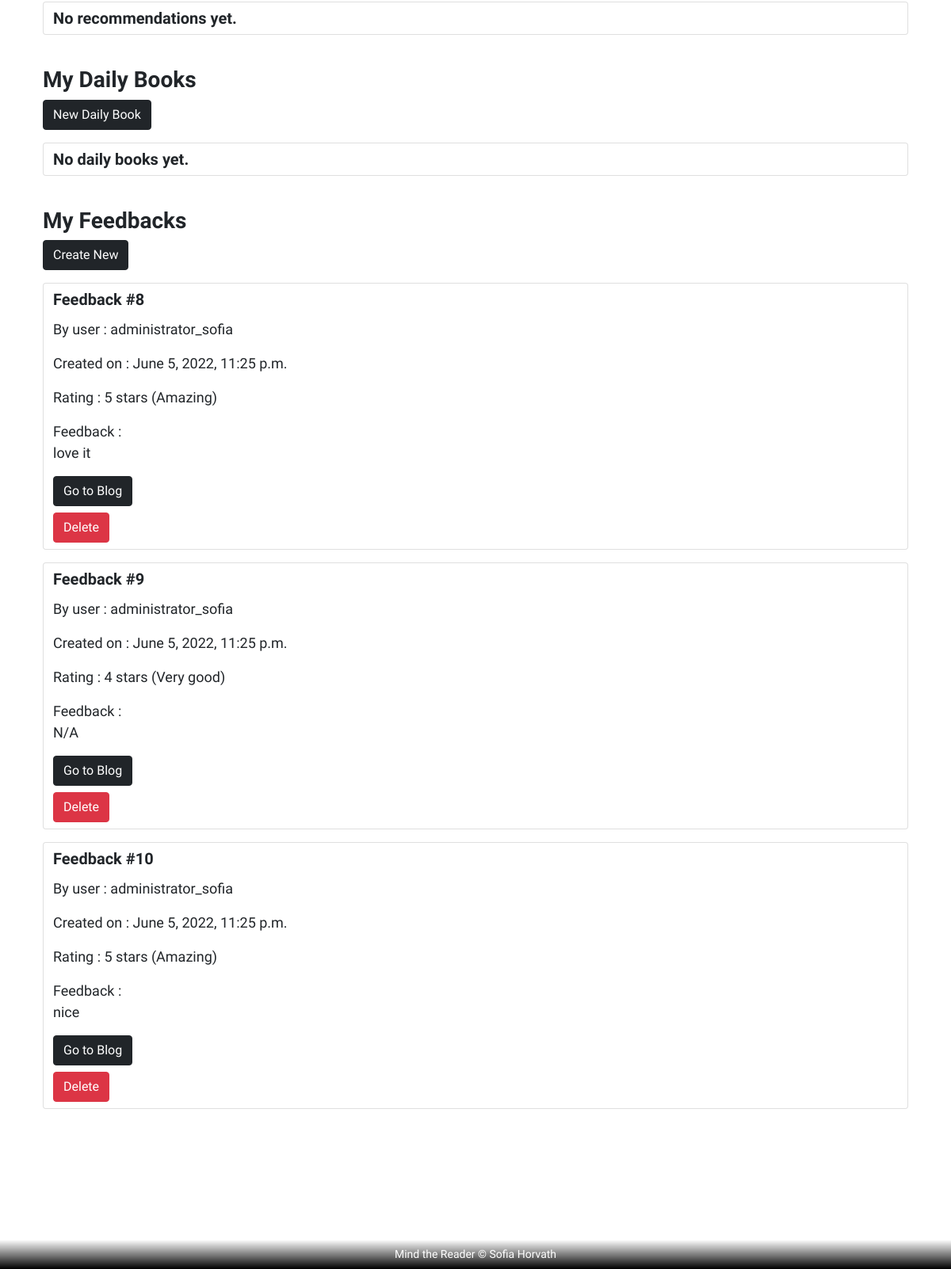
The page /profile/ (signed in, lower part) on the database as committed earlier.
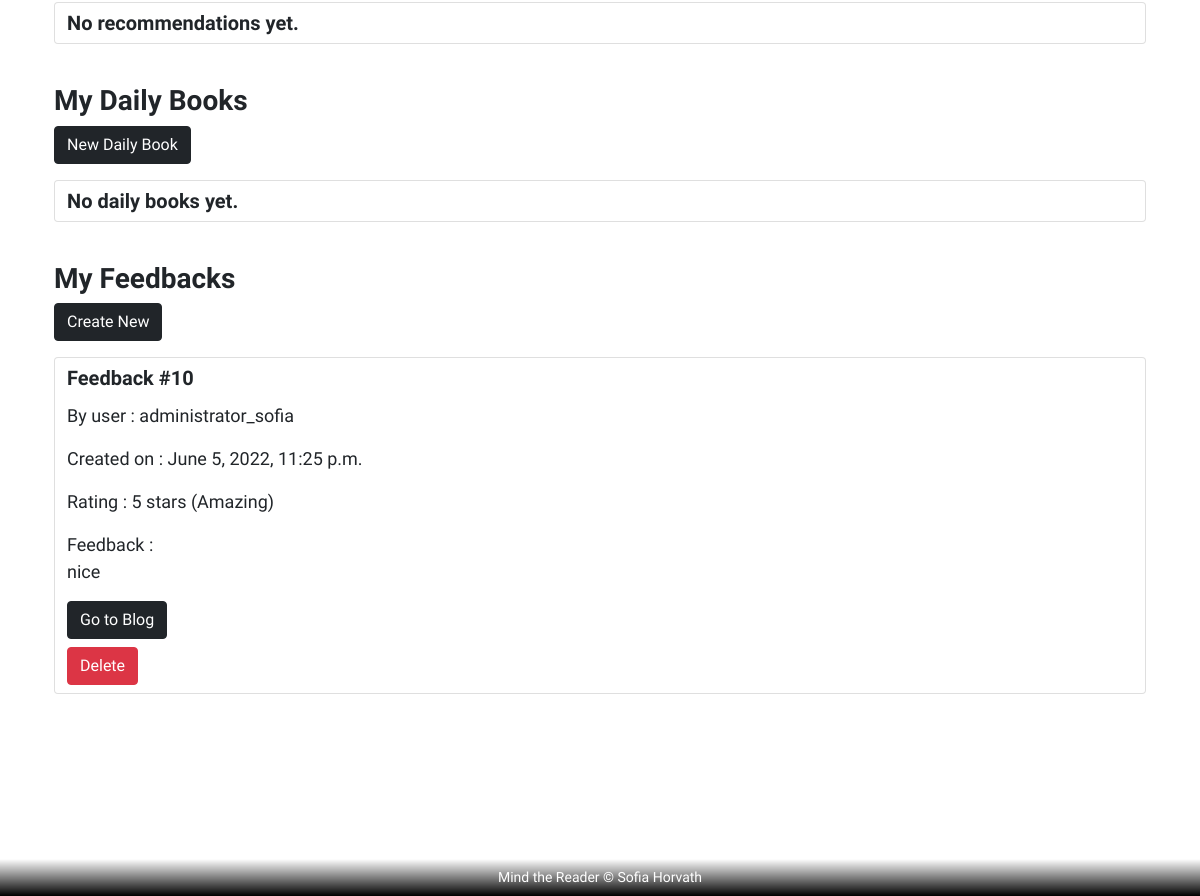
The same page on the database as committed later.
### feedback/models.py (models this page shows)
class Feedback(models.Model):
    rating_point = models.IntegerField(null=True, blank=True)
    rating_description = models.CharField(max_length=255, blank=True, null=True)
    content = models.TextField(blank=True, null=True)
    created = models.DateTimeField(auto_now_add=True, blank=True, null=True)
    user = models.ForeignKey(settings.AUTH_USER_MODEL, on_delete=models.CASCADE, blank=True, null=True)

### profiles/views.py (the view)
# urls.py: path('', views.profile, name='profile'),
@login_required
def profile(request):
    context = {}
    profile = get_object_or_404(Profile, user=request.user)
    orders = profile.orders.all()
    context['orders'] = orders
    context['on_profile_page'] = True
    quiz_qs_count = Quiz.objects.filter(name='Your Daily Book').first().questions.all().count()
    context['quiz_qs_count'] = quiz_qs_count
    if request.user.is_superuser:
        context['feedbacks'] = Feedback.objects.all()
        context['recommendations'] = Recommendation.objects.all()
        context['dailybooks'] = Result.objects.all()
    else:
        context['feedbacks'] = Feedback.objects.filter(user=request.user)
        context['recommendations'] = Recommendation.objects.filter(user=request.user)
        context['dailybooks'] = Result.objects.filter(user=request.user)
    if request.POST.get('profile-update-form'):
        form = UserProfileForm(request.POST, instance=profile)
        if form.is_valid():
            form.save()
            messages.success(request, 'Profile updated successfully')
        else:
            messages.error(request, 'Update failed. Please ensure the form is valid.')
    else:
        form = UserProfileForm(instance=profile)
        context['form'] = form
        if request.POST.get('myfeedback-to-delete'):
            feedback = Feedback.objects.filter(id=request.POST['myfeedback-to-delete']).first()
            feedback.delete()
            messages.success(request, 'Feedback was deleted.')
            return render(request, 'profiles/profile.html', context=context)
        if request.POST.get('myrecommendations-to-delete'):
            recommendation = Recommendation.objects.filter(id=request.POST['myrecommendations-to-delete']).first()
            recommendation.delete()
            messages.success(request, 'Recommendation was deleted.')
            return render(request, 'profiles/profile.html', context=context)
        if request.POST.get('mydailybook-to-delete'):
            dailybook = Result.objects.filter(id=request.POST['mydailybook-to-delete']).first()
            dailybook.delete()
            messages.success(request, 'Daily Book was deleted.')
            return render(request, 'profiles/profile.html', context=context)
        if request.POST.get('recommendations-to-approve') and request.user.is_superuser:
            recommendation = Recommendation.objects.filter(id=request.POST['recommendations-to-approve']).first()
            recommendation.status = 'Approved'
            recommendation.save()
            messages.success(request, 'You approved the recommendation.')
            return render(request, 'profiles/profile.html', context=context)
        if request.POST.get('recommendations-to-reject') and request.user.is_superuser:
            recommendation = Recommendation.objects.filter(id=request.POST['recommendations-to-reject']).first()
            recommendation.status = 'Rejected'
            recommendation.save()
            messages.success(request, 'You rejected the recommendation.')
            return render(request, 'profiles/profile.html', context=context)
    return render(request, 'profiles/profile.html', context)

### profiles/templates/profiles/profile.html (shortened to what this page needs)
{% extends "base.html" %}
{% load static %}
{% block content %}
    <div class="container main-container">
        <div class="row">
            <div class="row mt-4 mb-3">
                <div>
                    <div>
                        {% if recommendations %}
                        {% for r in recommendations %}
                        <div class="row">
                            <article class="card mb-3">
                                <div>
                                    <h5 class="mt-2 mb-3">Recommendation #{{r.id}}</h5>
                                </div>
                                <div>
                                    <p>Title : {{r.title}}</p>
                                    <p>Author : {{r.author}}</p>
                                    <p>Category : {{r.category}}</p>
                                    <p>Status : {{r.status}}</p>
                                </div>
                                <div>
                                    <div class="center-container">
                                        {% if request.user == r.user %}
                                        <form class="mb-2 me-1" method="POST">
                                            {% csrf_token %}
                                            <div>
                                                <div class="col-12">
                                                    <input type="hidden" id="myrecommendations-to-delete"
                                                           name="myrecommendations-to-delete"
                                                           value="{{r.id}}">
                                                    <input type="submit" value="Delete"
                                                           class="btn btn-md btn-danger">
                                                </div>
                                            </div>
                                        </form>
                                        {% endif %}
                                        {% if request.user.is_superuser and r.status == 'Pending' %}
                                        <form class="mb-2 me-1" method="POST">
                                            {% csrf_token %}
                                            <div>
                                                <div class="col-12">
                                                    <input type="hidden" id="recommendations-to-approve"
                                                           name="recommendations-to-approve"
                                                           value="{{r.id}}">
                                                    <input type="submit" value="Approve"
                                                           class="btn btn-md btn-dark">
                                                </div>
                                            </div>
                                        </form>
                                        <form class="mb-2 me-1" method="POST">
                                            {% csrf_token %}
                                            <div>
                                                <div class="col-12">
                                                    <input type="hidden" id="recommendations-to-reject"
                                                           name="recommendations-to-reject"
                                                           value="{{r.id}}">
                                                    <input type="submit" value="Reject"
                                                           class="btn btn-md btn-danger">
                                                </div>
                                            </div>
                                        </form>
                                        {% endif %}
                                    </div>
                                </div>
                            </article>
                        </div>
                        {% endfor %}
                        {% else %}
                        <div class="card row">
                            <h5 class="mt-2 mb-2">No recommendations yet.</h5>
                        </div>
                        {% endif %}
                    </div>
                </div>
            </div>
            <div class="row mt-4 mb-3">
                <div>
                    <div>
                        <h3 class="white-shadow">My Daily Books</h3>
                        <div class="mb-3 mt-2">
                            <div class="col-12">
                                <a class="btn btn-dark" href="{% url 'quiz' %}">
                                    New Daily Book
                                </a>
                            </div>
                        </div>
                        {% if dailybooks %}
                        {% for b in dailybooks %}
                        <div class="row">
                            <article class="card mb-3">
                                <div>
                                    <h5 class="mt-2 mb-3">Daily Book #{{b.id}}</h5>
                                </div>
                                <div>
                                    <p>Date : {{b.created}}</p>
                                    <p>Result : {{b.point}} / {{quiz_qs_count}}</p>
                                    <p>Your Daily Category : {{b.category.friendly_name}}</p>
                                    <p>
                                        <a href="{% url 'book_detail' b.book.id %}" class="text-dark">
                                            <strong>
                                            Your Daily Book : {{b.book.author}} - {{b.book.name}}
                                            </strong>
                                        </a>
                                    </p>
                                </div>
                                <div>
                                    <div class="center-container">
                                        {% if request.user == b.user %}
                                        <form class="mb-2 me-1" method="POST">
                                            {% csrf_token %}
                                            <div>
                                                <div class="col-12">
                                                    <input type="hidden" id="mydailybook-to-delete"
                                                           name="mydailybook-to-delete"
                                                           value="{{b.id}}">
                                                    <input type="submit" value="Delete"
                                                           class="btn btn-md btn-danger">
                                                </div>
                                            </div>
                                        </form>
                                        {% endif %}
                                    </div>
                                </div>
                            </article>
                        </div>
                        {% endfor %}
                        {% else %}
                        <div class="card row">
                            <h5 class="mt-2 mb-2">No daily books yet.</h5>
                        </div>
                        {% endif %}
                    </div>
                </div>
            </div>
            <div class="mt-4 mb-3">
                <h3 class="white-shadow">My Feedbacks</h3>
                <div class="mb-3 mt-2">
                    <div class="col-12">
                        <a class="btn btn-dark" href="{% url 'feedback' %}">
                            Create New
                        </a>
                    </div>
                </div>
                {% if feedbacks %}
                {% for f in feedbacks %}
                    <div class="card mb-3">
                        <article class="row">
                            <div>
                                <h5 class="mt-2 feedback-post-title">
                                    <strong>Feedback #{{f.id}}</strong>
                                </h5>
                            </div>
                            <div>
                                <p class="mt-1">By user : {{f.user}}</p>
                                <p>Created on : {{f.created}}</p>
                                <p>Rating : {{f.rating_point}} stars ({{f.rating_description}})</p>
                                <p>Feedback :<br>{{f.content|default:"N/A"}}</p>
                            </div>
                        </article>
                        <div class="row mb-2">
                            <div class="col-12">
                                <a class="btn btn-dark" href="{% url 'feedback' %}">
                                    Go to Blog
                                </a>
                            </div>
                        </div>
                        <form method="POST">
                            <div class="row mb-2">
                                <div class="col-12">
                                    <input type="submit" value="Delete"
                                           class="btn btn-md btn-danger">
                                </div>
                            </div>
                        </form>
                    </div>
                {% endfor %}
                {% else %}
                <div class="card row">
                    <h5 class="mt-2 mb-2">No feedbacks yet.</h5>
                </div>
                {% endif %}
            </div>
        </div>
    </div>
{% endblock %}

### templates/base.html (shortened to what this page needs)
<!DOCTYPE html>
{% load static %}
<html lang="en">
<head>
    <link href="https://cdn.jsdelivr.net/npm/bootstrap@5.1.3/dist/css/bootstrap.min.css" rel="stylesheet"
>
    <link rel="stylesheet" href="{% static 'css/style.css' %}">
</head>
<body class="background">
    {% block content %}
    {% endblock content %}
    <footer class="footer">
        <div class="row container-row">
            <div class="center-container">
                <p class="mb-0">
                    Mind the Reader © Sofia Horvath
                </p>
            </div>
        </div>
    </footer>
</body>
</html>

Rows that differ between the two databases and show on the page:
removed Feedback: id "8", user "administrator_sofia", created "June 5, 2022, 11:25 p.m.", rating_point "5", rating_description "Amazing", content "love it"
removed Feedback: id "9", user "administrator_sofia", created "June 5, 2022, 11:25 p.m.", rating_point "4", rating_description "Very good", content "N/A"
